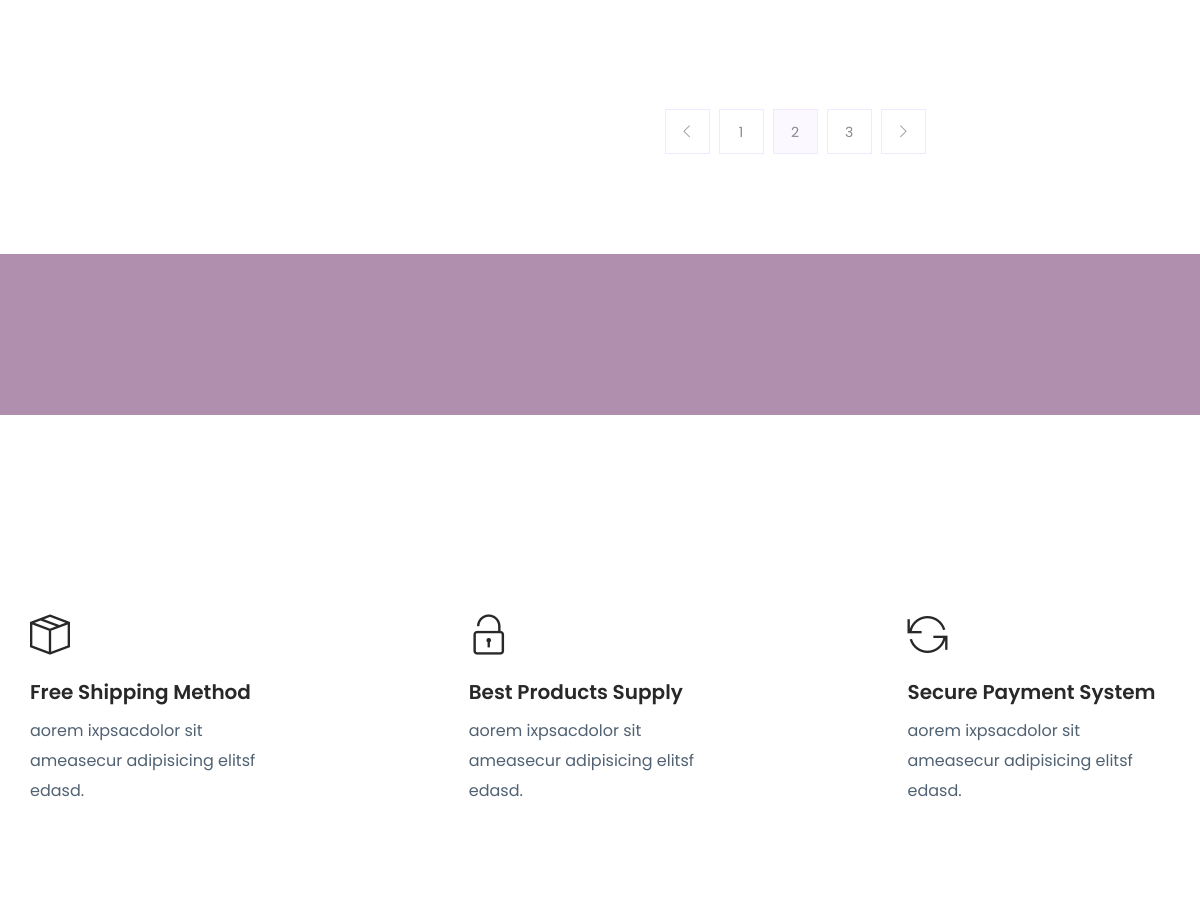
/products/ (middle part), run on an earlier commit of the app's database.
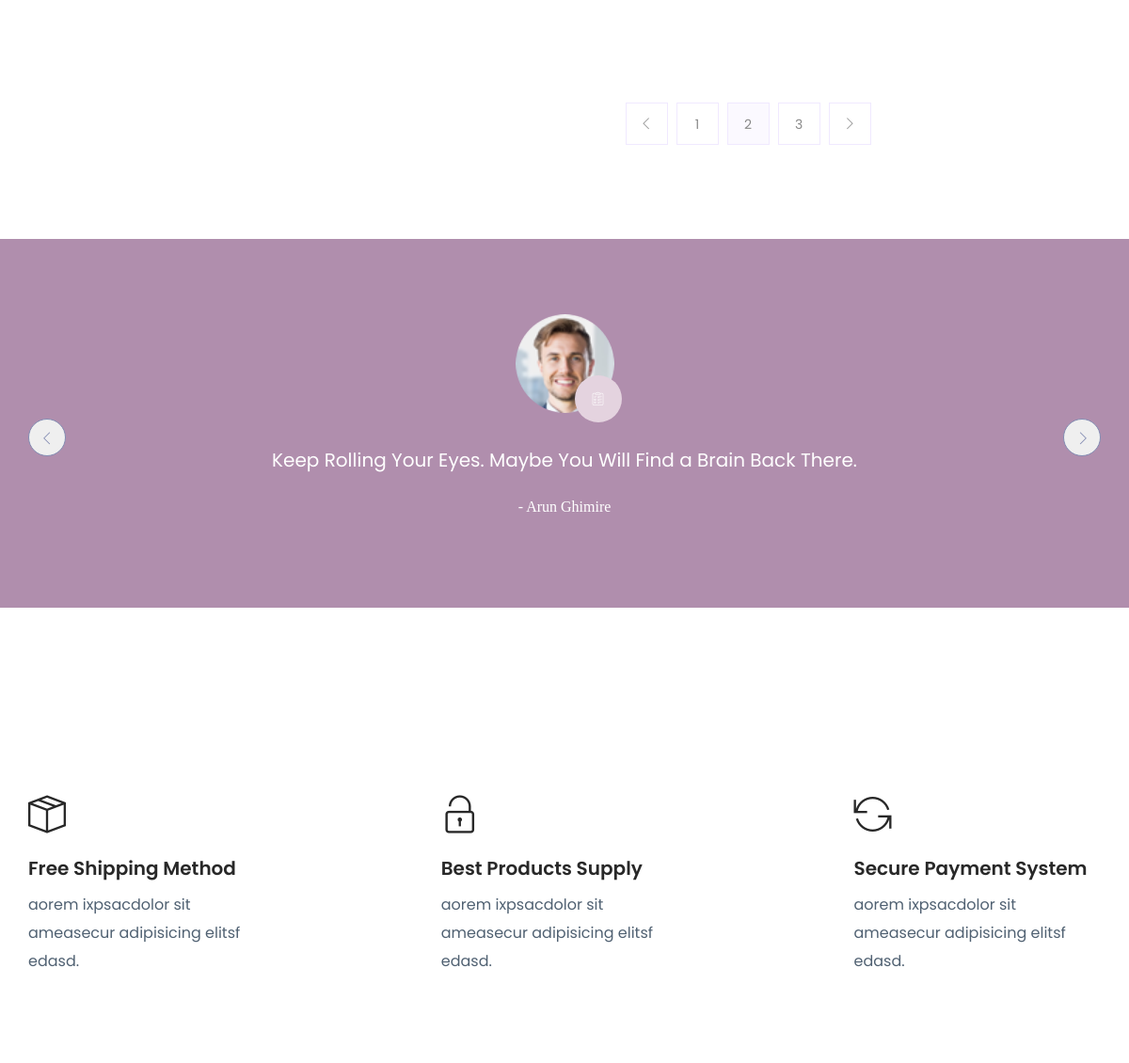
And on a later commit of the database.
### about/models.py (models this page shows, shortened)
class Team(models.Model):
    name = models.CharField(max_length=50)
    role = models.CharField(max_length=20)
    information = models.CharField(max_length=200)
    image = models.ImageField(upload_to='team')

### shop/views.py (the view)
# urls.py: path('', views.product, name='product'),
def product(request):
    data = Product.objects.all()
    new = Product.objects.order_by('-created_at')
    featured = Product.objects.all()
    offers = Product.objects.all()
    team = Team.objects.all()
    context = {'data':data, 'new':new, 'featured':featured, 'offers':offers, 'team':team}
    return render(request, 'product_list.html', context)

### templates/product_list.html (shortened to what this page needs)
{% extends 'base.html' %}
{% load static %}
{% block content %}
    <section class="product_list section_padding">
        <div class="container">
            <div class="row">
                <div class="col-md-4">
                </div>
                <div class="col-md-8">
                    <div class="product_list">
                        <div class="row">
                            {% for product in new %}
                            <div class="col-lg-6 col-sm-6">
                            </div>
                            {% endfor %}
                        </div>
                        <nav class="blog-pagination justify-content-center d-flex">
                            <ul class="pagination">
                                <li class="page-item">
                                    <a href="#" class="page-link" aria-label="Previous">
                                        <i class="ti-angle-left"></i>
                                    </a>
                                </li>
                                <li class="page-item">
                                    <a href="#" class="page-link">1</a>
                                </li>
                                <li class="page-item active">
                                    <a href="#" class="page-link">2</a>
                                </li>
                                <li class="page-item">
                                    <a href="#" class="page-link">3</a>
                                </li>
                                <li class="page-item">
                                    <a href="#" class="page-link" aria-label="Next">
                                        <i class="ti-angle-right"></i>
                                    </a>
                                </li>
                            </ul>
                        </nav>
                    </div>
                </div>
            </div>
        </div>
    </section>
    <section class="client_review">
        <div class="container">
            <div class="row justify-content-center">
                <div class="col-lg-8">
                    <div class="client_review_slider owl-carousel">
                        {% for member in team %}
                          <div class="single_client_review">
                              <div class="client_img">
                                  <img src="{{member.image.url}}" alt="#">
                              </div>
                              <p>{{member.information}}</p>
                              <h5>- {{member.name}}</h5>
                          </div>
                        {% endfor %}
                    </div>
                </div>
            </div>
        </div>
    </section>
{% endblock %}

What changed in the data, as far as the page shows it:
added Team: image (picture), information "Keep Rolling Your Eyes. Maybe You Will Find a Brain Back There.", name "Arun Ghimire"
